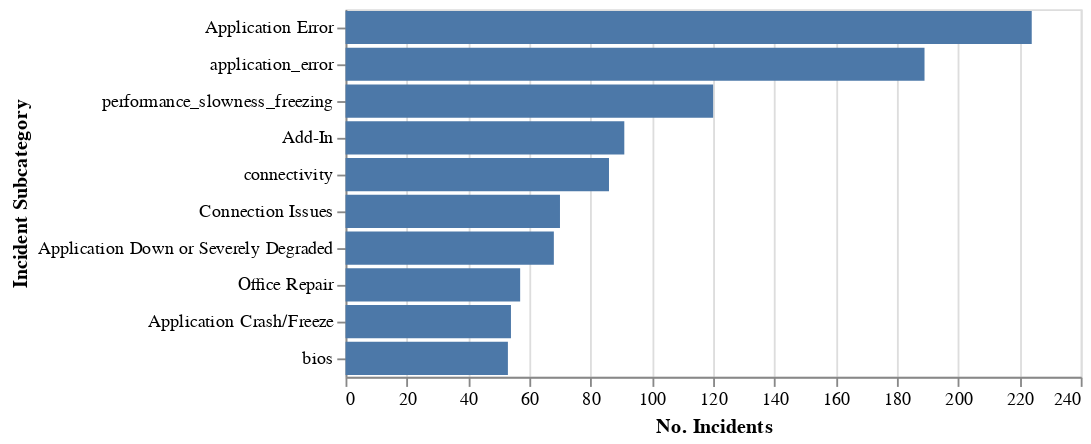

Notebook cell for this chart:
### Code cell
### SUBCATEGORY ### 
get_compare_chart(s, 'subcategory',  'No. Incidents', 'Incident Subcategory', '')

### Figure 1 — Vega-Lite specification as saved in the notebook (floating-point values rounded to 4 significant figures)
{"config": {"view": {"continuousWidth": 400, "continuousHeight": 300}}, "data": {"name": "data-efe9824f6c199fc2cc6b96a4ba9a668f"}, "mark": "bar", "encoding": {"tooltip": {"field": "count", "type": "quantitative"}, "x": {"axis": {"title": "No. Incidents"}, "field": "count", "type": "quantitative"}, "y": {"axis": {"title": "Incident Subcategory"}, "field": "subcategory", "sort": ["Application Error", "application_error", "performance_slowness_freezing", "Add-In", "connectivity", "Connection Issues", "Application Down or Severely Degraded", "Office Repair", "Application Crash/Freeze", "bios"], "type": "nominal"}}, "title": "", "$schema": "https://vega.github.io/schema/vega-lite/v4.17.0.json", "datasets": {"data-efe9824f6c199fc2cc6b96a4ba9a668f": [{"subcategory": "Application Error", "count": 224}, {"subcategory": "application_error", "count": 189}, {"subcategory": "performance_slowness_freezing", "count": 120}, {"subcategory": "Add-In", "count": 91}, {"subcategory": "connectivity", "count": 86}, {"subcategory": "Connection Issues", "count": 70}, {"subcategory": "Application Down or Severely Degraded", "count": 68}, {"subcategory": "Office Repair", "count": 57}, {"subcategory": "Application Crash/Freeze", "count": 54}, {"subcategory": "bios", "count": 53}]}}
